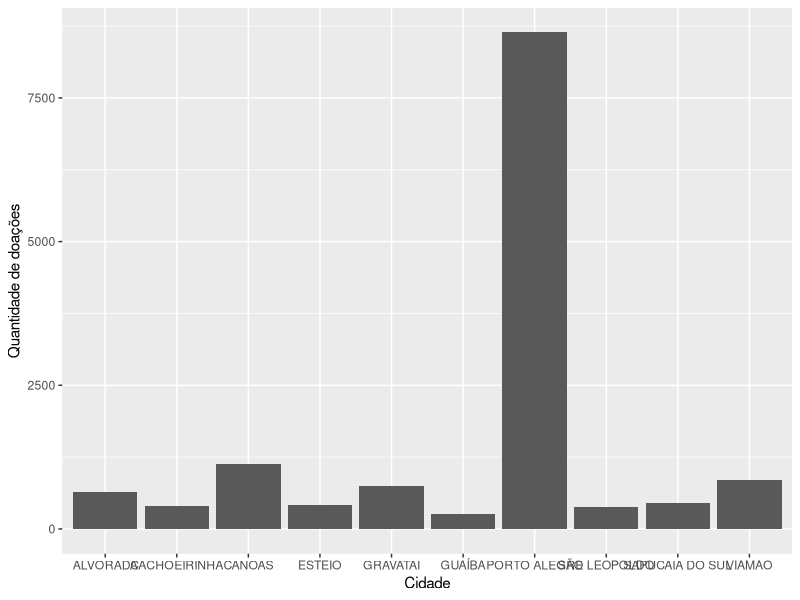
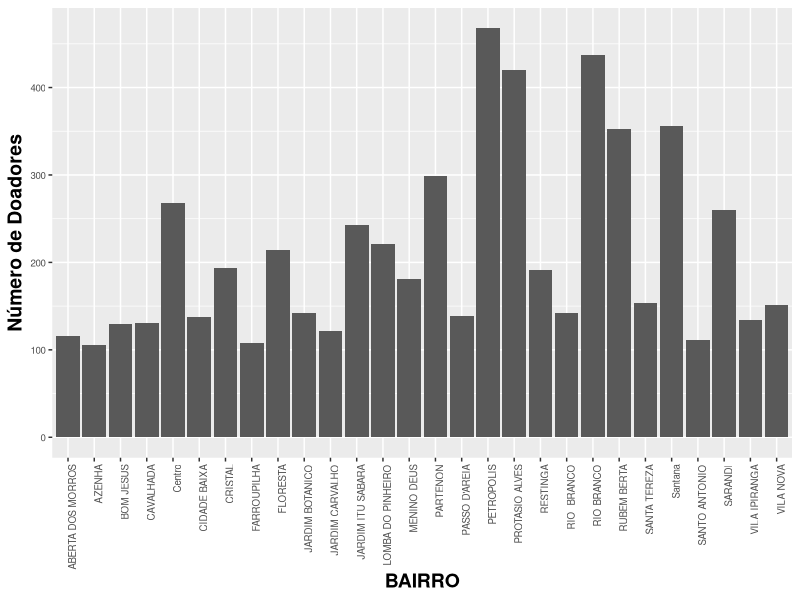
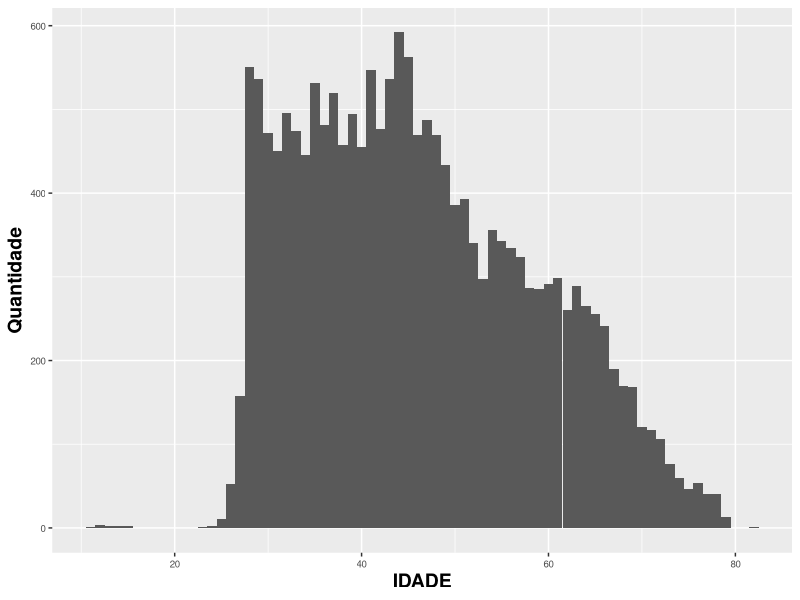
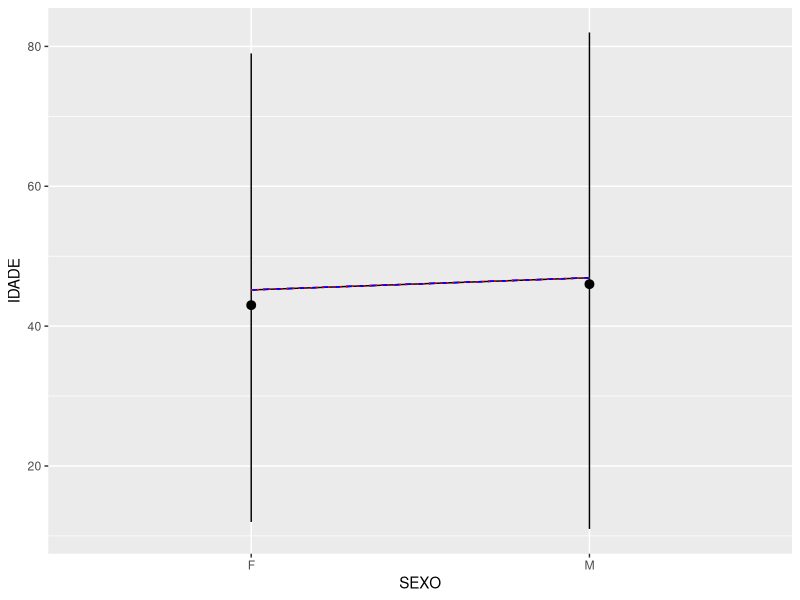
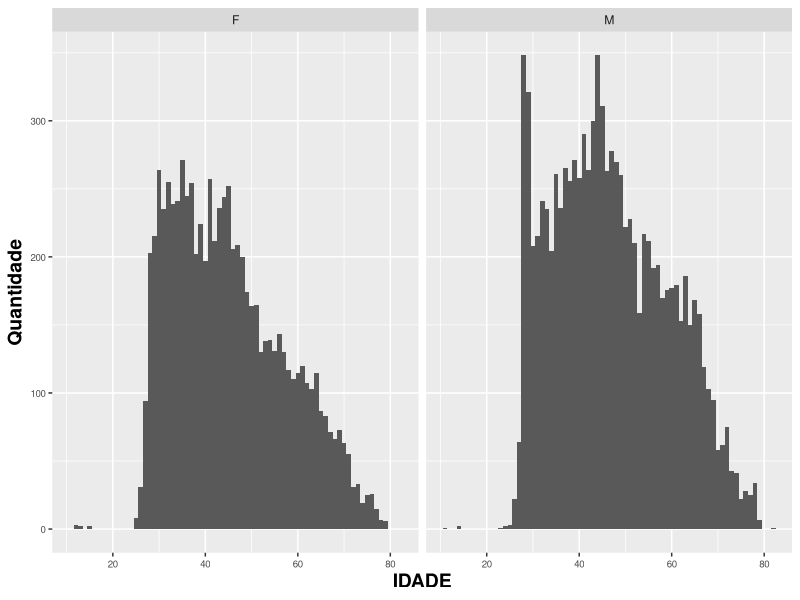
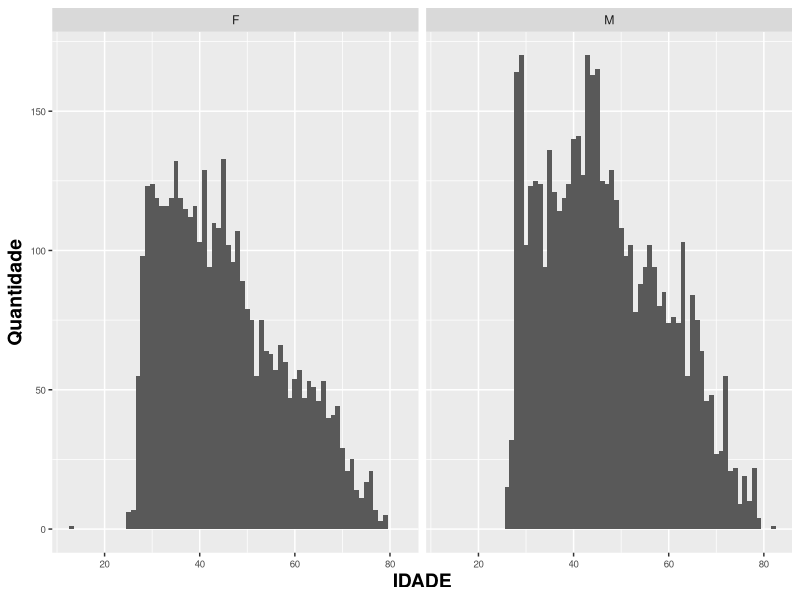
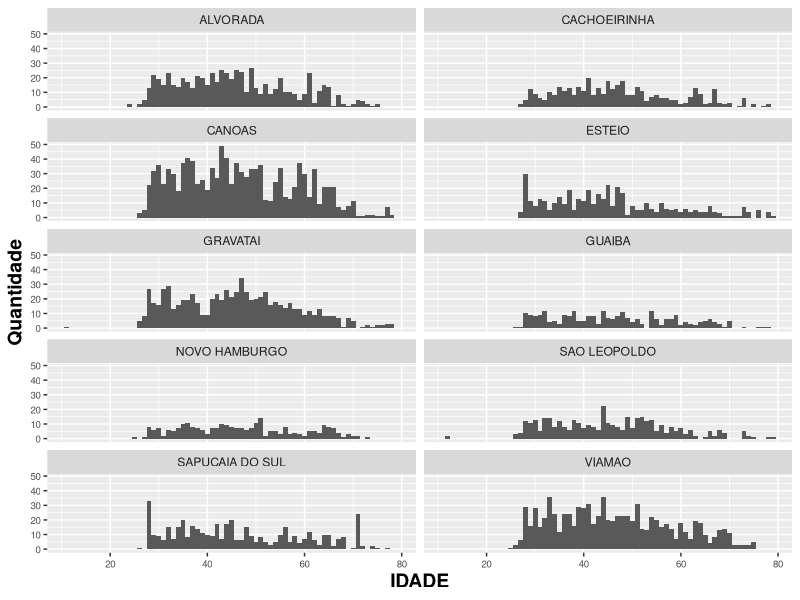

Reproduce these figures in R, in order.
## ---- chunk 1
library(tidyverse)
library(gridExtra)
library(readr)
library(stringr)
library(reshape2)
library(stringi)

#Setando Encoding
Sys.setlocale("LC_ALL", "pt_BR.UTF-8")
## ---- chunk 2
doacoes <- read.csv2(file = 'doacao-Table 1.csv')
transfusoes <- read.csv2(file = 'transfusao-Table 1.csv')
## ---- chunk 3
head(doacoes)
## ---- chunk 4
head(transfusoes)
## ---- chunk 5
doacoes <- subset(doacoes, select = -c(ID) )
transfusoes <- subset(transfusoes, select = -c(ID) )
## ---- chunk 6
head(doacoes)
## ---- chunk 7
head(transfusoes)
## ---- chunk 8
summary(doacoes)
## ---- chunk 9
cidades <- table(doacoes$CIDADE)
head(cidades)
## ---- chunk 10
length(cidades)
## ---- chunk 11
cidades <- as.data.frame(cidades)
colnames(cidades) <- c("Cidade", "Doacoes")
head(cidades)
## ---- chunk 12
order.donnations <- with(cidades, order(-Doacoes))
first_ten <- head(cidades[order.donnations,],  10)
first_ten
## ---- chunk 13
first_ten %>% 
  ggplot(mapping = aes(x = Cidade, y = Doacoes))+
  geom_col() +
  ylab("Quantidade de doações")
  theme(axis.text=element_text(size=8),
        axis.text.x = element_text(angle = 90, hjust = 1),
        axis.title=element_text(size=14,face="bold"))

## ---- chunk 14
pop_cidades <- read.csv2(file = '20170831populacao-municipio-sexo-fx-2016.csv', sep = ";")
head(pop_cidades)
## ---- chunk 15
pop_cidades$MUNICIPIO <- str_to_upper(pop_cidades$MUNICIPIO)
doacoes$CIDADE <- str_to_upper(doacoes$CIDADE)

head(pop_cidades)
## ---- chunk 16
colnames(pop_cidades)[2]  <- "CIDADE"
head(pop_cidades)
## ---- chunk 17
aux <- doacoes %>%
  filter(str_detect(CIDADE,"SÃO"))

print(aux$CIDADE[1:2])

aux <- doacoes %>%
  filter(str_detect(CIDADE,"SAO"))

print(aux$CIDADE[1:2])

#Removendo acentuação.
doacoes$CIDADE <- stri_trans_general(doacoes$CIDADE,"Latin-ASCII")

print("VALORES COM ACENTUAÇÃO")
doacoes %>%
  filter(str_detect(CIDADE,"SÃO")) %>%
  print()

print("VALORES SEM ACENTUAÇÃO")
doacoes %>%
  filter(str_detect(CIDADE,"SAO")) %>%
  head() %>%
  print()

pop_cidades$CIDADE <- stri_trans_general(pop_cidades$CIDADE,"Latin-ASCII")

pop_cidades %>%
  filter(str_detect(CIDADE,"GRAV")) %>%
  head() %>%
  print()

## ---- chunk 18
doacoes <- doacoes %>%
  left_join(pop_cidades, by = "CIDADE")

head(doacoes)
## ---- chunk 19
poa_df <- subset(doacoes, doacoes$CIDADE == 'PORTO ALEGRE')

print('Sumário por bairros.')
summary(poa_df$BAIRRO)
## ---- chunk 20
poa_bairros_df <- poa_df[ poa_df$BAIRRO %in%  names(table(poa_df$BAIRRO))[table(poa_df$BAIRRO) > 100] , ]

poa_bairros_df %>% 
  ggplot(mapping = aes(x = BAIRRO))+
  geom_bar() +
  ylab("Número de Doadores")+
  theme(axis.text=element_text(size=7),
        axis.text.x = element_text(angle = 90, hjust = 1),
        axis.title=element_text(size=14,face="bold"))
## ---- chunk 21
calc_idade <- function(data_str) {
  data_nasc <- as.Date(as.character(data_str), format="%Y-%m-%d %H:%M:%S")
  years <- as.numeric(difftime(Sys.Date(), data_nasc, unit="weeks"))/52.25
  return(as.numeric(round(years)))
}
## ---- chunk 22
doacoes$IDADE <- sapply(doacoes$NASCIMENTO, calc_idade)
summary(doacoes$IDADE)
## ---- chunk 23
doacoes %>% 
  ggplot(mapping = aes(x = IDADE))+
  geom_histogram(binwidth = 1)+
  ylab("Quantidade")+
  theme(axis.text=element_text(size=7),
        axis.title=element_text(size=14,face="bold"))
## ---- chunk 24
ggplot(data = doacoes, mapping = aes(x = SEXO, y = IDADE, group = 1))+
  stat_summary(fun.ymin = min, fun.ymax = max, fun.y = median)+
  geom_line(stat = 'summary', fun.y = mean)+
  geom_line(stat = 'summary', fun.y = quantile, fun.args = list(probs = .1),
            linetype = 2, color =  'blue')+
  geom_line(stat = 'summary', fun.y = quantile, fun.args = list(probs = .75),
            linetype = 3, color =  'red')+
  geom_line(stat = 'summary', fun.y = quantile, fun.args = list(probs = .9),
            linetype = 2, color =  'blue')+
  geom_line(stat = 'summary', fun.y = quantile, fun.args = list(probs = .25),
            linetype = 3, color =  'red')
## ---- chunk 25
doacoes %>% 
  ggplot(mapping = aes(x = IDADE))+
  geom_histogram(binwidth = 1)+
  ylab("Quantidade")+
  theme(axis.text=element_text(size=7),
        axis.title=element_text(size=14,face="bold"))+
  facet_wrap( ~ SEXO, ncol = 2)
## ---- chunk 26
doacoes %>% 
  subset(CIDADE == 'PORTO ALEGRE') %>%
  ggplot(mapping = aes(x = IDADE))+
  geom_histogram(binwidth = 1)+
  ylab("Quantidade")+
  theme(axis.text=element_text(size=7),
        axis.title=element_text(size=14,face="bold"))+
  facet_wrap( ~ SEXO, ncol = 2)
## ---- chunk 27
doacoes[ doacoes$CIDADE %in%  names(table(doacoes$CIDADE))[table(doacoes$CIDADE) > 250] , ] %>% 
  subset(CIDADE != 'PORTO ALEGRE') %>%
  ggplot(mapping = aes(x = IDADE))+
  geom_histogram(binwidth = 1)+
  ylab("Quantidade")+
  theme(axis.text=element_text(size=7),
        axis.title=element_text(size=14,face="bold"))+
  facet_wrap( ~CIDADE, ncol = 2)
